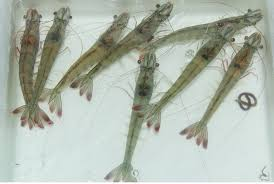
//> input picture Bài_Viết chương trình đếm số con tôm giống trong ảnh/tomgiong1.jfif, 274 x 184 px
$ ./dem_tom_8_trong_anh   (built with g++ and OpenCV 4)
//> lines starting //> are read from the running program, lines starting //| are printed output that depends on the picture; after the words box and inside, x2 and y2 are one past the last pixel; in counts of white or black regions, pixels touching at a corner belong together
#include<iostream>
#include<opencv2/core/core.hpp>
#include<opencv2/highgui/highgui.hpp>
#include<opencv2/imgproc/imgproc.hpp>

using namespace std;
using namespace cv;

int main() {
    // Đọc ảnh từ đường dẫn
    //Images
    Mat src = imread("D://images//tomgiong1.jfif");
//> src is the input picture: 184 rows x 274 cols, CV_8UC3; mean B, G, R 172.4, 183.9, 175.3
    if (!src.data) {
        cout << "not found path of images!"<<endl;
    }


    //Convert the iamge to grayscale
    Mat gray;
    cvtColor(src, gray, COLOR_BGR2GRAY);
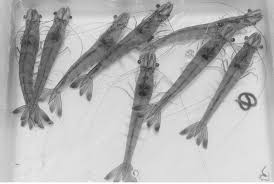
//> gray: 184 rows x 274 cols, CV_8UC1; min 33, max 255, mean 180

   //Apply a blur to reduce noise
    Mat blurred;
    GaussianBlur(gray, blurred, Size(9, 9), 0);
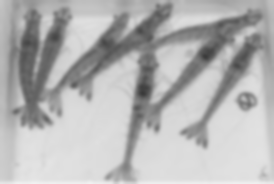
//> blurred: 184 rows x 274 cols, CV_8UC1; min 58, max 241, mean 179.9

    //Apply edge detection using the Canny method
    Mat edges;
    Canny(blurred, edges, 50, 70);
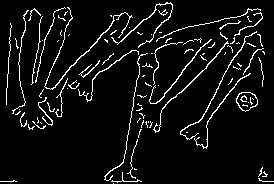
//> edges: 184 rows x 274 cols, CV_8UC1; 6.4% white in thin lines or dots

    //Dilate to increase the size of contours
    Mat dilated;
    dilate(edges, dilated, Mat(), Point(-1, -1), 1);
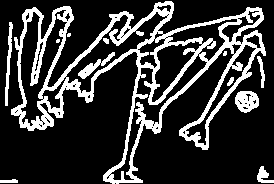
//> dilated: 184 rows x 274 cols, CV_8UC1; 21.2% white; 12 white regions (3 under 20 px)

    //Find contours in the dilated image
    vector<vector<Point>> contours;
    vector<Vec4i> hierarchy;
    findContours(dilated, contours, hierarchy, RETR_EXTERNAL, CHAIN_APPROX_SIMPLE);
//> contours = 8 contours, 2 with area under 20; largest, box (x1, y1, x2, y2) and area: (11, 1, 266, 184) 18484, (235, 91, 259, 113) 380, (5, 22, 13, 106) 185, (257, 166, 274, 183) 114, (257, 56, 265, 88) 75, (0, 179, 18, 183) 38

    //Draw contours on the original image for inspecton
    Scalar color(0, 255, 0);
    drawContours(src, contours, -1, color, 1);
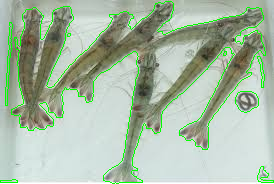
//> src: 184 rows x 274 cols, CV_8UC3; 3.94% of pixels changed, all inside (x1, y1, x2, y2) = (0, 1, 274, 184)

    //Count the number of Shrimps by counting the number of contours
    int num_shrimps = contours.size();
//> num_shrimps = 8
    cout << "Number of Shrimps is : " << num_shrimps << endl;
//| Number of Shrimps is : 8

    imshow("result", src);
    while(true)
        waitKey();
    return 0;
}

$ run again, with Bài_Viết chương trình đếm số con tôm giống trong ảnh/tomgiong3.jfif copied over Bài_Viết chương trình đếm số con tôm giống trong ảnh/tomgiong1.jfif
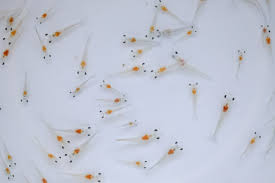
//> input picture Bài_Viết chương trình đếm số con tôm giống trong ảnh/tomgiong3.jfif, 275 x 183 px
//> src is the input picture: 183 rows x 275 cols, CV_8UC3; mean B, G, R 210.9, 197, 192.4
//> `Canny(blurred, edges, 50, 70);`:
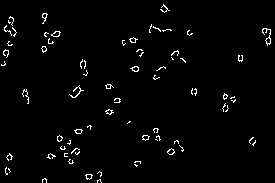
//> edges: 183 rows x 275 cols, CV_8UC1; 2.1% white in thin lines or dots
//> dilated: 183 rows x 275 cols, CV_8UC1; 7.1% white; 46 white regions
//> contours = 46 contours, 1 with area under 20; largest, box (x1, y1, x2, y2) and area: (40, 30, 62, 54) 185, (3, 15, 18, 38) 178, (261, 27, 272, 47) 128, (68, 84, 85, 99) 100, (79, 58, 89, 77) 94
//> `drawContours(src, contours, -1, color, 1);`:
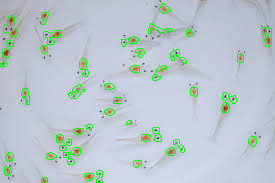
//> src: 183 rows x 275 cols, CV_8UC3; 3.02% of pixels changed, all inside (x1, y1, x2, y2) = (0, 3, 272, 183)
//> num_shrimps = 46
//| Number of Shrimps is : 46
